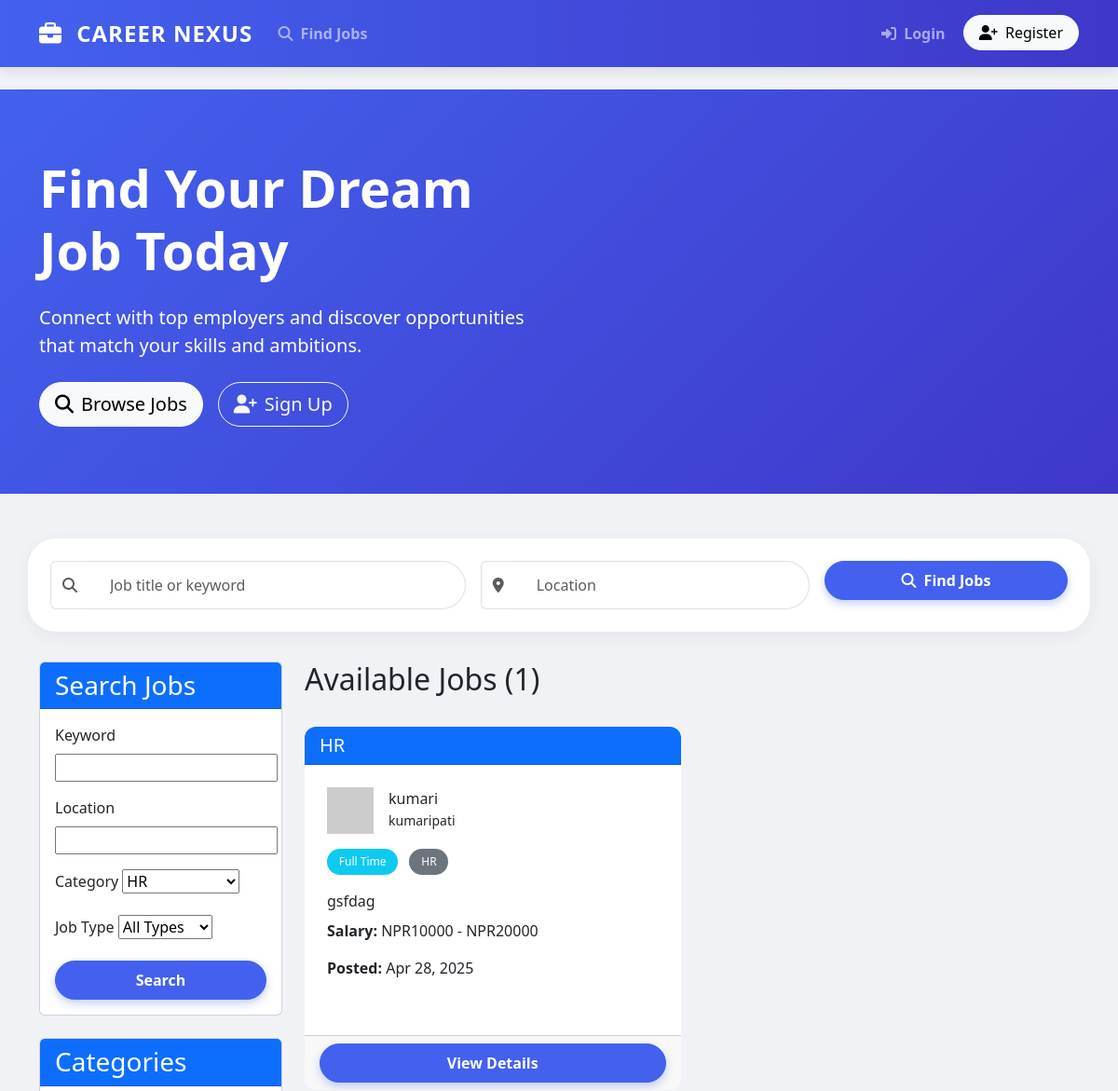
Before: /?category=2 (upper part) with the older database file.
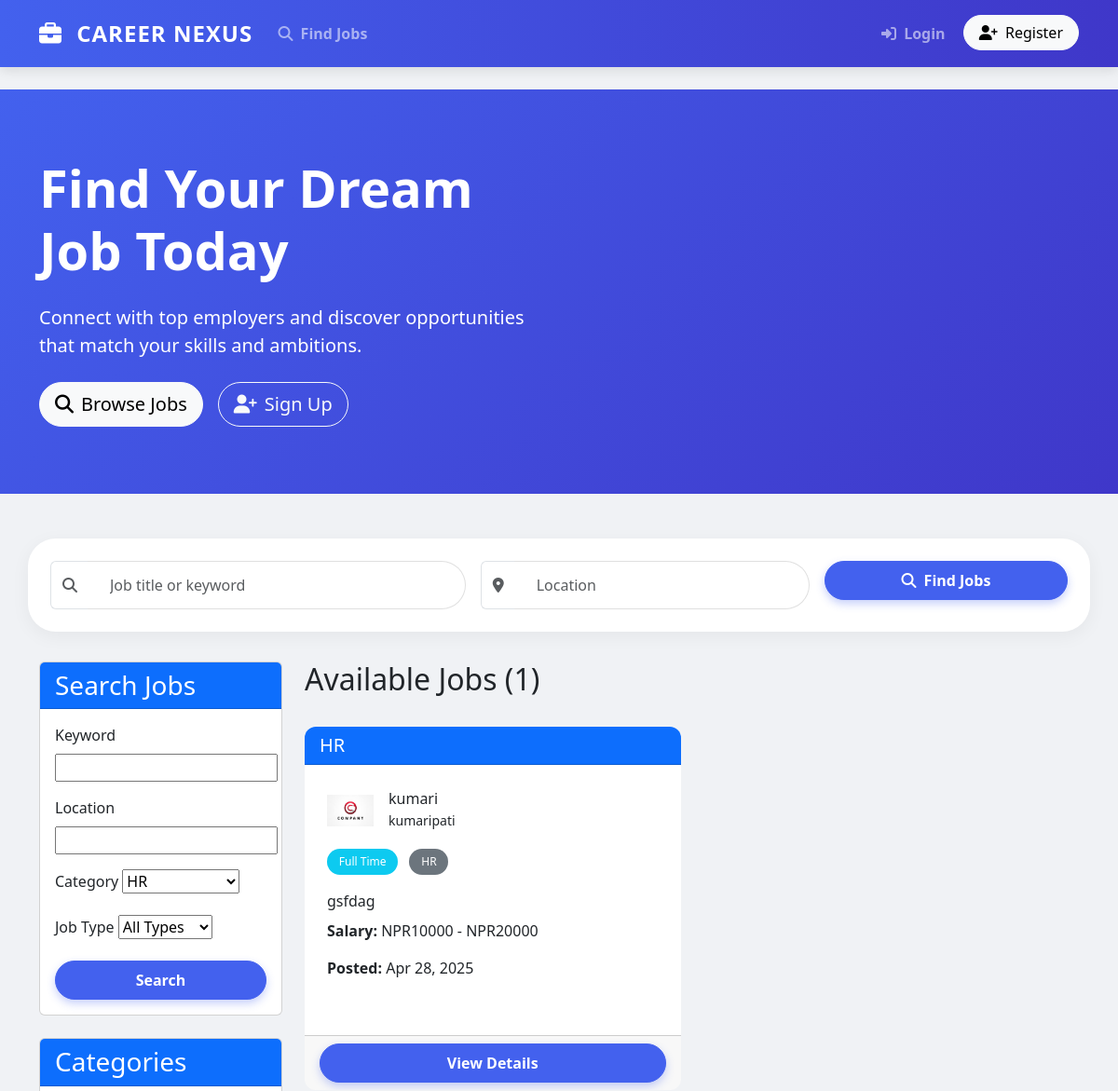
After: the same page with the newer database file.
### jobs/models.py (models this page shows, shortened)
class Job(models.Model):
    JOB_TYPE_CHOICES = [
        ('full_time', 'Full Time'),
        ('part_time', 'Part Time'),
        ('contract', 'Contract'),
        ('internship', 'Internship'),
        ('remote', 'Remote'),
    ]
    title = models.CharField(max_length=100)
    company = models.ForeignKey(Company, on_delete=models.CASCADE, related_name='jobs')
    category = models.ForeignKey(Category, on_delete=models.SET_NULL, null=True, related_name='jobs')
    description = models.TextField()
    requirements = models.TextField()
    salary_min = models.IntegerField(blank=True, null=True)
    salary_max = models.IntegerField(blank=True, null=True)
    location = models.CharField(max_length=100)
    job_type = models.CharField(max_length=20, choices=JOB_TYPE_CHOICES)
    posted_by = models.ForeignKey(User, on_delete=models.CASCADE, related_name='posted_jobs')
    created_at = models.DateTimeField(auto_now_add=True)
    deadline = models.DateField()
    is_active = models.BooleanField(default=True)

class Category(models.Model):
    name = models.CharField(max_length=100)
    def __str__(self):
        return self.name
    class Meta:
        verbose_name_plural = "Categories"

### companies/models.py (models this page shows, shortened)
class Company(models.Model):
    name = models.CharField(max_length=100)
    owner = models.ForeignKey(User, on_delete=models.CASCADE, related_name='companies')
    logo = models.ImageField(upload_to='company_logos/', blank=True, null=True)
    description = models.TextField()
    website = models.URLField(blank=True, null=True)
    location = models.CharField(max_length=100)
    established_date = models.DateField(blank=True, null=True)
    class Meta:
        verbose_name_plural = "Companies"

### jobs/views.py (the view)
# urls.py: path('', views.job_list, name='job_list'),
def job_list(request):
    form = JobSearchForm(request.GET)
    jobs = Job.objects.filter(is_active=True).order_by('-created_at')
    if form.is_valid():
        keyword = form.cleaned_data.get('keyword')
        location = form.cleaned_data.get('location')
        category = form.cleaned_data.get('category')
        job_type = form.cleaned_data.get('job_type')
        if keyword:
            jobs = jobs.filter(
                Q(title__icontains=keyword) |
                Q(description__icontains=keyword) |
                Q(requirements__icontains=keyword)
            )
        if location:
            jobs = jobs.filter(location__icontains=location)
        if category:
            jobs = jobs.filter(category=category)
        if job_type:
            jobs = jobs.filter(job_type=job_type)
    categories = Category.objects.all()
    return render(request, 'jobs/job_list.html', {
        'jobs': jobs,
        'form': form,
        'categories': categories,
        'show_hero': True
    })

### jobs/forms.py
class JobSearchForm(forms.Form):
    keyword = forms.CharField(required=False, label='Keyword')
    location = forms.CharField(required=False, label='Location')
    category = forms.ModelChoiceField(
        queryset=Category.objects.all(),
        required=False,
        empty_label="All Categories"
    )
    job_type = forms.ChoiceField(
        choices=[('', 'All Types')] + Job.JOB_TYPE_CHOICES,
        required=False,
        label='Job Type'
    )

### templates/jobs/job_list.html (shortened to what the changed rows need)
{% extends 'base.html' %}
{% block content %}
<div class="row">
    <div class="col-md-9">
        <div class="d-flex justify-content-between align-items-center mb-4">
            <h2>Available Jobs ({{ jobs.count }})</h2>
        </div>
        {% if jobs %}
            <div class="row">
                {% for job in jobs %}
                    <div class="col-md-6 mb-4">
                        <div class="card job-card h-100">
                            <div class="card-header bg-primary text-white">
                                <h5 class="mb-0">{{ job.title }}</h5>
                            </div>
                            <div class="card-body">
                                <div class="d-flex align-items-center mb-3">
                                    {% if job.company.logo %}
                                        <img src="{{ job.company.logo.url }}" alt="{{ job.company.name }} Logo" class="me-3" style="width: 50px; height: 50px; object-fit: contain;">
                                    {% else %}
                                        <img src="https://via.placeholder.com/50" alt="Company Logo" class="me-3">
                                    {% endif %}
                                    <div>
                                        <h6 class="mb-0">{{ job.company.name }}</h6>
                                        <small>{{ job.location }}</small>
                                    </div>
                                </div>
                                <div class="mb-3">
                                    <span class="badge bg-info">{{ job.get_job_type_display }}</span>
                                    {% if job.category %}
                                        <span class="badge bg-secondary">{{ job.category.name }}</span>
                                    {% endif %}
                                </div>
                                <p class="mb-2">{{ job.description|truncatewords:20 }}</p>
                                {% if job.salary_min or job.salary_max %}
                                    <p><strong>Salary:</strong>
                                        {% if job.salary_min and job.salary_max %}
                                            NPR{{ job.salary_min }} - NPR{{ job.salary_max }}
                                        {% elif job.salary_min %}
                                            From NPR{{ job.salary_min }}
                                        {% elif job.salary_max %}
                                            Up to NPR{{ job.salary_max }}
                                        {% endif %}
                                    </p>
                                {% endif %}
                                <p><strong>Posted:</strong> {{ job.created_at|date:"M d, Y" }}</p>
                            </div>
                            <div class="card-footer">
                                <a href="{% url 'job_detail' job.pk %}" class="btn btn-primary w-100">View Details</a>
                            </div>
                        </div>
                    </div>
                {% endfor %}
            </div>
        {% else %}
            <div class="alert alert-info">
                <p>No jobs found matching your criteria.</p>
            </div>
        {% endif %}
    </div>
</div>
{% endblock %}

Changed rows visible on the page:
changed through a linked row, Job "HR": company.logo: picture added; logo: picture removed
